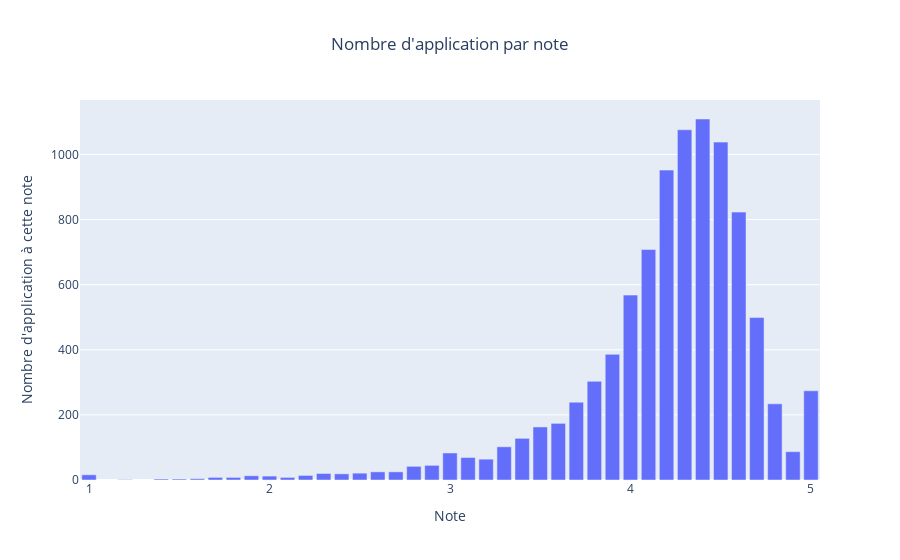

This figure's notebook cell:
### Code cell
fig = go.Figure(data=[go.Bar(
    x=ratings_count.index,
    y=ratings_count
)])
fig.update_layout(
    title_text='Nombre d\'application par note',
    xaxis_title="Note", 
    yaxis_title="Nombre d'application à cette note", 
    width=900,
    xaxis=dict(tickmode = 'linear', dtick = 1),
    title_x=0.5
)

### Figure 1 — Plotly figure (JSON) as saved in the notebook; plotly's stock layout.template omitted (floating-point values rounded to 4 significant figures)
{"data": [{"type": "bar", "x": [4.4, 4.3, 4.5, 4.2, 4.6, 4.1, 4, 4.7, 3.9, 3.8, 5, 3.7, 4.8, 3.6, 3.5, 3.4, 3.3, 4.9, 3, 3.1, 3.2, 2.9, 2.8, 2.7, 2.6, 2.5, 2.3, 2.4, 1, 2.2, 1.9, 2, 1.7, 1.8, 2.1, 1.6, 1.4, 1.5, 1.2], "y": [1109, 1076, 1038, 952, 823, 708, 568, 499, 386, 303, 274, 239, 234, 174, 163, 128, 102, 87, 83, 69, 64, 45, 42, 25, 25, 21, 20, 19, 16, 14, 13, 12, 8, 8, 8, 4, 3, 3, 1]}], "layout": {"title": {"text": "Nombre d'application par note", "x": 0.5}, "width": 900, "xaxis": {"dtick": 1, "tickmode": "linear", "title": {"text": "Note"}}, "yaxis": {"title": {"text": "Nombre d'application à cette note"}}}}
